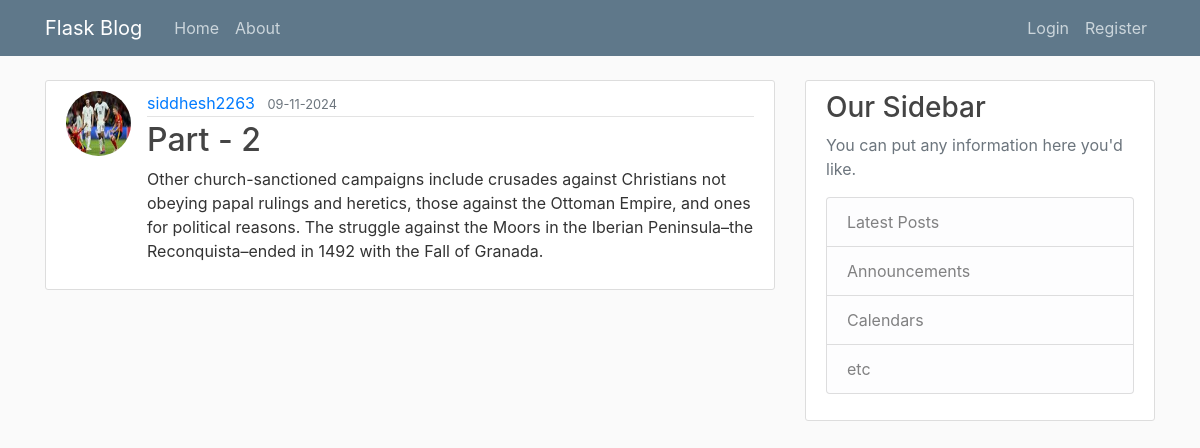
Screenshot of /post/2 with the database file from the repository.
### flask_corey/models.py (models this page shows, shortened)
class User(db.Model, UserMixin):
    id = db.Column(db.Integer, primary_key=True)
    username = db.Column(db.String(20), unique=True, nullable=False)
    email = db.Column(db.String(120), unique=True, nullable=False)
    image_file = db.Column(db.String(20), nullable=False, default='default.jpg')
    password = db.Column(db.String(60), nullable=False)
    posts = db.relationship('Post', backref='author', lazy=True)

class Post(db.Model):
    id = db.Column(db.Integer, primary_key=True)
    title = db.Column(db.String(100), nullable=False)
    date_posted = db.Column(db.DateTime, nullable=False, default=datetime.utcnow)
    content = db.Column(db.Text, nullable=False)
    user_id = db.Column(db.Integer, db.ForeignKey('user.id'), nullable=False)

### flask_corey/posts/routes.py (the view)
@posts.route("/post/<int:post_id>")
def post(post_id):
    post = Post.query.get_or_404(post_id)
    return render_template('post.html', title=post.title, post=post)

### flask_corey/templates/post.html (shortened to what this page needs)
{% extends "layout.html" %}
{% block content %}
    <article class="media content-section">
        <img src="{{ url_for('static', filename='profile_pics/' + post.author.image_file) }}" class="rounded-circle article-img">
        <div class="media-body">
        <div class="article-metadata">
            <a class="mr-2" href="{{ url_for('users.user_posts', username=post.author.username) }}">{{ post.author.username }}</a>
            <small class="text-muted">{{ post.date_posted.strftime('%m-%d-%Y') }}</small>
        </div>
        <h2 class="article-title">{{ post.title }}</h2>
        <p class="article-content">{{ post.content }}</p>
        </div>
    </article>
{% endblock content %}

### flask_corey/static/main.css (style rules this page uses)
body { background: #fafafa; color: #333333; margin-top: 5rem; }
h1, h2, h3, h4, h5, h6 { color: #444444; }
.content-section { background: #ffffff; padding: 10px 20px; border: 1px solid #dddddd; border-radius: 3px; margin-bottom: 20px; }
.article-title { color: #444444; }
.article-content { white-space: pre-line; }
.article-img { height: 65px; width: 65px; margin-right: 16px; }
.article-metadata { padding-bottom: 1px; margin-bottom: 4px; border-bottom: 1px solid #e3e3e3 }

### rows the page displays
User: image_file (picture), author.username "siddhesh2263"
Post: date_posted "09-11-2024", title "Part - 2", content "Other church-sanctioned campaigns include crusades against Christians not obeying papal rulings and heretics, those against the Ottoman Empire, and ones for political reasons. The struggle against the Moors in the Iberian Peninsula–the Reconquista–ended in 1492 with the Fall of Granada."
